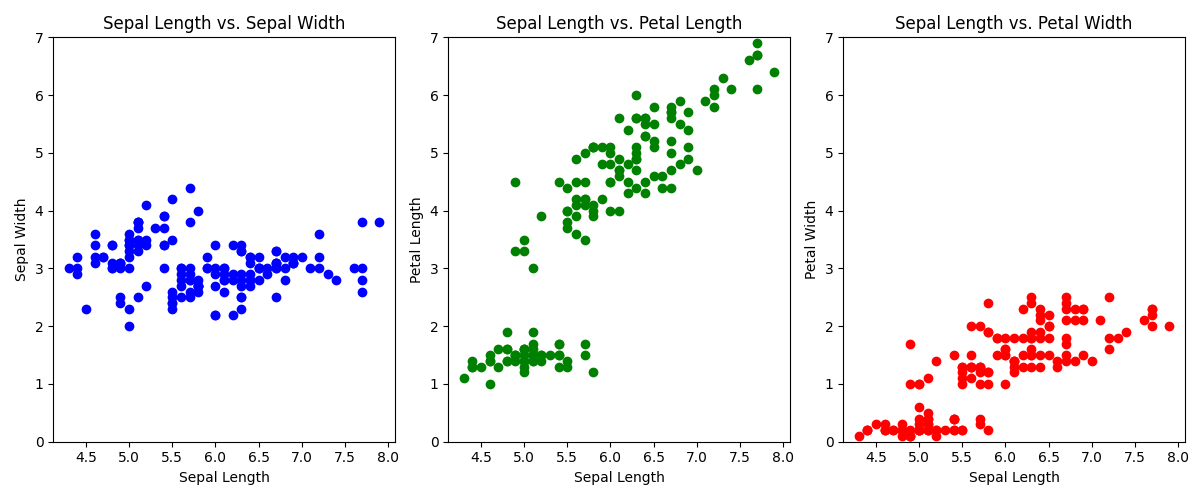

Python code for this plot:
import pandas as pd
import matplotlib.pyplot as plt

iris_df = pd.read_csv('iris-data.csv')

plt.figure(figsize=(12, 5))

plt.subplot(1, 3, 1)
plt.scatter(iris_df['sepal length'], iris_df['sepal width'], c='b')
plt.title('Sepal Length vs. Sepal Width')
plt.xlabel('Sepal Length')
plt.ylabel('Sepal Width')
plt.ylim(0, 7)

plt.subplot(1, 3, 2)
plt.scatter(iris_df['sepal length'], iris_df['petal length'], c='g')
plt.title('Sepal Length vs. Petal Length')
plt.xlabel('Sepal Length')
plt.ylabel('Petal Length')
plt.ylim(0, 7)

plt.subplot(1, 3, 3)
plt.scatter(iris_df['sepal length'], iris_df['petal width'], c='r')
plt.title('Sepal Length vs. Petal Width')
plt.xlabel('Sepal Length')
plt.ylabel('Petal Width')
plt.ylim(0, 7)

plt.tight_layout()
plt.show()
